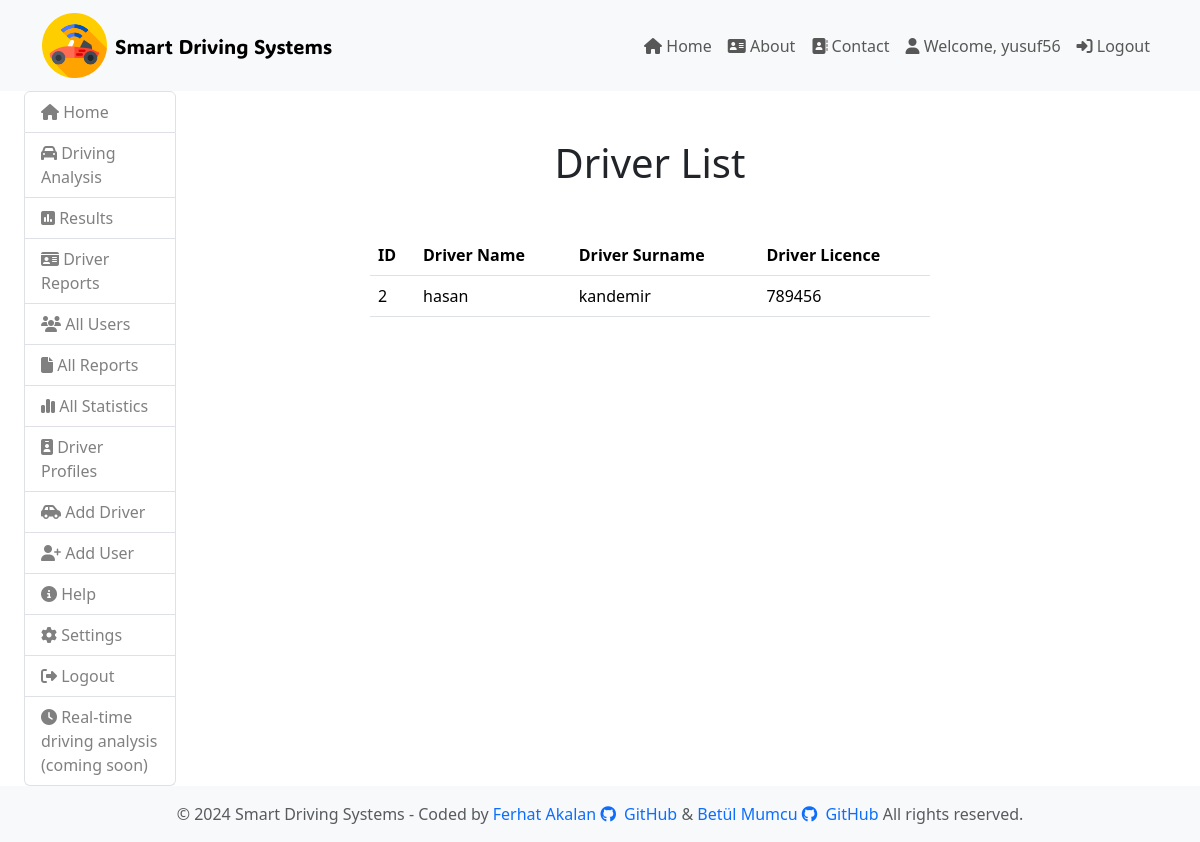
The page /report/drivers/ (signed in) on the database its author committed.
### report/models.py (models this page shows)
class Driver(models.Model):
    user = models.OneToOneField(User, on_delete=models.CASCADE)
    driver_name = models.CharField(max_length=100)
    driver_surname = models.CharField(max_length=100)
    driver_licence = models.CharField(max_length=50)

### report/views.py (the view)
# urls.py: path('drivers/', views.driver_list, name='driver_list'),
def driver_list(request):
    drivers = Driver.objects.filter(user=request.user)  # Tüm sürücüleri alır
    return render(request, 'driver-list.html', {'drivers': drivers})

### report/templates/driver-list.html (shortened to what this page needs)
{% extends 'layout.html' %}
{% load static %}
{% block content %}
<!DOCTYPE html>
<html lang="en">
<head>
    <link rel="stylesheet" href="{% static 'css/style.css' %}">
</head>
<body>
<main class="container">
    <div class="row">
        <div class="col-md-8 offset-md-2">
            <h1 class="text-center my-5">Driver List</h1>
            <table class="table">
                <thead>
                    <tr>
                        <th>ID</th>
                        <th>Driver Name</th>
                        <th>Driver Surname</th>
                        <th>Driver Licence</th>
                    </tr>
                </thead>
                <tbody>
                    {% for driver in drivers %}
                    <tr>
                        <td>{{ driver.id }}</td>
                        <td>{{ driver.driver_name }}</td>
                        <td>{{ driver.driver_surname }}</td>
                        <td>{{ driver.driver_licence }}</td>
                    </tr>
                    {% endfor %}
                </tbody>
            </table>
        </div>
    </div>
</main>
</body>
</html>
{% endblock %}

### templates/partials/_navbar.html (shortened to what this page needs)
{% load static %}
<link rel="stylesheet" type="text/css" href="{% static 'css/style.css' %}" />
<nav class="navbar navbar-expand-lg navbar-light bg-light">
  <div class="container">
    <a class="navbar-brand d-flex align-items-center" href="/">
      <img src="{% static 'img/logo.png' %}" alt="Logo" width="65" />
      <span class="ms-2" style="font-family: 'FasterOne'; font-size: 1.25rem"
        >Smart Driving Systems</span
      >
    </a>
    <div class="collapse navbar-collapse" id="navbarNav">
      <ul class="navbar-nav ms-auto">
        <li class="nav-item">
          <a class="nav-link" href="/"><i class="fas fa-home"></i> Home</a>
        </li>
        <li class="nav-item">
          <a class="nav-link" href="{% url 'about' %}"
            ><i class="fas fa-address-card"></i> About</a
          >
        </li>
        <li class="nav-item">
          <a class="nav-link" href="{%url 'contact'%}"
            ><i class="fas fa-address-book"></i> Contact</a
          >
        </li>
        {% if user.is_authenticated %}
        <li class="nav-item">
          <a class="nav-link" href="#"
            ><i class="fa-solid fa-user"></i> Welcome, {{ user.username }}</a
          >
        </li>
        <li class="nav-item">
          <a class="nav-link" href="{% url 'user_logout' %}"
            ><i class="fas fa-sign-in-alt"></i> Logout</a
          >
        </li>
        {% endif %}
      </ul>
    </div>
  </div>
</nav>

### rows shown on the page
Driver: id "2", driver_name "hasan", driver_surname "kandemir", driver_licence "789456"

### other values the page prints
{{ user.username }} "yusuf56"
